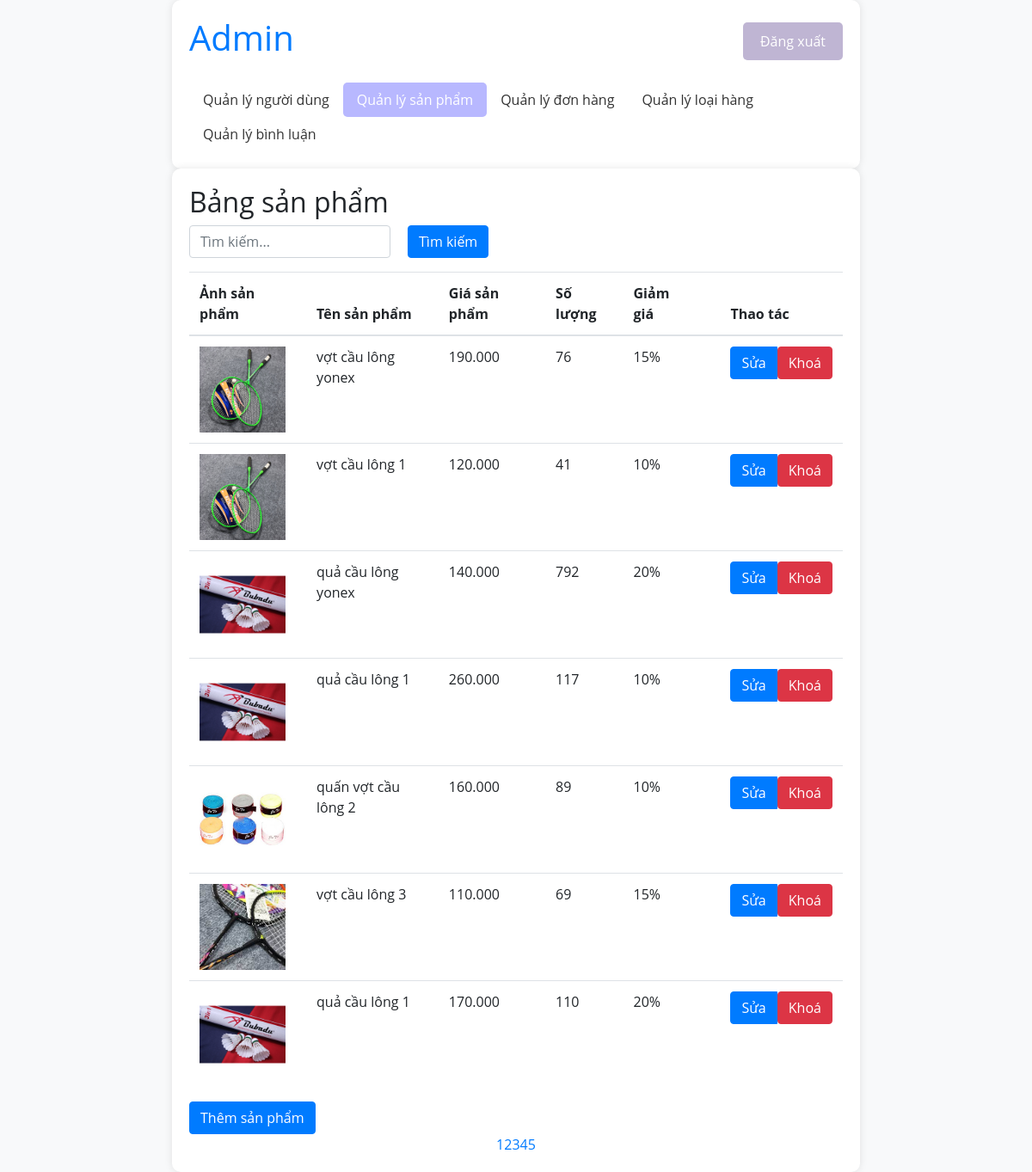
/admin/products.php, run on the app's committed database.
### tables this page shows
CREATE TABLE `product` (
  `IdPro` int(11) NOT NULL,
  `NamePro` varchar(200) NOT NULL,
  `PricePro` int(11) NOT NULL,
  `QtyPro` int(11) NOT NULL,
  `DateAdd` date NOT NULL DEFAULT current_timestamp(),
  `ImgPro` varchar(1000) NOT NULL,
  `SalePro` int(11) NOT NULL,
  `DesPro` varchar(10000) NOT NULL,
  `IdCate` int(11) NOT NULL,
  `Status` tinyint(1) NOT NULL DEFAULT 1
);

### admin/products.php (the view, shortened to what this page needs)
<?php
function formatCurrency($number)
{
    return number_format($number, 0, ',', '.');
}
?>
<!DOCTYPE html>
<html lang="en">
<head>
    <link href="https://stackpath.bootstrapcdn.com/bootstrap/4.5.2/css/bootstrap.min.css" rel="stylesheet">
</head>
<body>
    <div class="container">
        <div class="header">
            <a href="admin.php"><h1>Admin</h1></a>
            <a href="action/logout.php" class="logout-button">Đăng xuất</a>
        </div>
        <ul class="nav">
            <li class="nav-item">
                <a href="admin.php" class="nav-link ">Quản lý người dùng</a>
            </li>
            <li class="nav-item">
                <a href="products.php" class="nav-link active ">Quản lý sản phẩm</a>
            </li>
            <li class="nav-item">
                <a href="orders.php" class="nav-link">Quản lý đơn hàng</a>
            </li>
            <li class="nav-item">
                <a href="category.php" class="nav-link">Quản lý loại hàng</a>
            </li>
            <li class="nav-item">
                <a href="cmt.php" class="nav-link">Quản lý bình luận</a>
            </li>
        </ul>
    </div>
    <div class="container">
        <h2>Bảng sản phẩm</h2>
        <div class="input-group mb-3">
            <form action="products.php" id="searchForm" class="form-inline" method="POST">
                <div class="form-group">
                    <input type="text" class="form-control" id="searchInput" name="searchInput" placeholder="Tìm kiếm...">
                </div>
                <button type="submit" name="findpr" class="btn btn-primary" style="margin-left: 20px;">Tìm kiếm</button>
            </form>
        </div>
        <table class="table">
            <thead>
                <tr>
                    <th>Ảnh sản phẩm</th>
                    <th>Tên sản phẩm</th>
                    <th>Giá sản phẩm</th>
                    <th>Số lượng</th>
                    <th>Giảm giá</th>
                    <th></th>
                    <th>Thao tác</th>
                </tr>
            </thead>
            <tbody id="productTable">
                <?php
                include 'action/connect.php';
                $page = isset($_GET['page']) ? $_GET['page'] : 1;
$records_per_page = 7;
$offset = ($page - 1) * $records_per_page;
                if (isset($_POST['findpr'])) {
                    $key = $_POST['searchInput'];
                    $sql = "SELECT * FROM product WHERE NamePro LIKE '%$key%' LIMIT $offset, $records_per_page";
                    $_SESSION['current_tab'] = 'products';
                } else {
                    $sql = "SELECT * FROM product LIMIT $offset, $records_per_page";
                }
                $result = $conn->query($sql);
                if ($result->num_rows > 0) {
                    while ($row = $result->fetch_assoc()) {
                        ?>
                        <tr>
                            <td><img src="imgprd/<?php echo $row['ImgPro']; ?>" style="width: 100px;"></td>
                            <td><?php echo $row['NamePro']; ?></td>
                            <td><?php echo formatCurrency($row['PricePro']); ?></td>
                            <td><?php echo $row['QtyPro']; ?></td>
                            <td><?php echo $row['SalePro']; ?>%</td>
                            <td>
<td>
                                        <div class="btn-group" role="group">
                                            <button type="button" class="btn btn-primary btn-action" onclick="showEditForm(<?php echo $row['IdPro'] ?>)">Sửa</button>
                                            <form action="products.php" method="POST">
                                            <?php if($row['Status'] == '1') {?>
                                            <button type="submit" name="block" class="btn btn-danger btn-action">Khoá</button>
                                            <?php }
                                            else{?>
                                                <button type="submit" name="unblock" class="btn btn-danger btn-action">Mở khoá</button>
                                           <?php }
                                            ?>
                                            </form>
                                        </div>
                                    </td>
                                </tr>
                        <?php
                            }
                        }
                        ?>
                    </tbody>
                </table>
                <button id="addButton" class="btn btn-primary">Thêm sản phẩm</button>
            <div class="text-center" style="width: 100%; margin: auto;">
    <div class="pagination center-pagination" style="display: flex; justify-content: center;">
        <?php
        if (isset($_POST['findpr'])) {
            $key = $_POST['searchInput'];
            $sql_total_records = "SELECT COUNT(*) AS total FROM product WHERE NamePro LIKE '%$key%'";
        } else {
            $sql_total_records = "SELECT COUNT(*) AS total FROM product";
        }
        $result_total_records = $conn->query($sql_total_records);
        $total_rows = $result_total_records->fetch_assoc()['total'];
        $total_pages = ceil($total_rows / $records_per_page);
        for ($i = 1; $i <= $total_pages; $i++) {
            if (isset($_POST['findpr'])) {
                echo "<a href='?page=$i&searchInput=$key'>$i</a> ";
            } else {
                echo "<a href='?page=$i'>$i</a> ";
            }
        }
        ?>
    </div>
</div>
</div>

### admin/products.php (style rules this page uses)
body { font-family: "Open Sans", -apple-system, BlinkMacSystemFont, "Segoe UI", Roboto, Oxygen-Sans, Ubuntu, Cantarell, "Helvetica Neue", Helvetica, Arial, sans-serif; background-color: #f8f9fa; }
.container { max-width: 800px; margin: 0 auto; padding: 20px; background-color: #fff; border-radius: 10px; box-shadow: 0px 0px 10px 0px rgba(0, 0, 0, 0.1); }
.header { display: flex; justify-content: space-between; align-items: center; margin-bottom: 20px; }
.logout-button { background-color: #bfb5d3; color: white; border: none; padding: 10px 20px; text-align: center; text-decoration: none; font-size: 16px; cursor: pointer; border-radius: 5px; }
.nav-link { color: #333; }
.active { background-color: #b8b8ff; color: #fff; border-radius: 5px; padding: 8px 16px; }

### data on the page
product: ImgPro (picture), NamePro "vợt cầu lông yonex", PricePro "190.000", QtyPro "76", SalePro "15", Status "Khoá"
product: ImgPro (picture), NamePro "vợt cầu lông 1", PricePro "120.000", QtyPro "41", SalePro "10", Status "Khoá"
product: ImgPro (picture), NamePro "quả cầu lông yonex", PricePro "140.000", QtyPro "792", SalePro "20", Status "Khoá"
product: ImgPro (picture), NamePro "quả cầu lông 1", PricePro "260.000", QtyPro "117", SalePro "10", Status "Khoá"
product: ImgPro (picture), NamePro "quấn vợt cầu lông 2", PricePro "160.000", QtyPro "89", SalePro "10", Status "Khoá"
product: ImgPro (picture), NamePro "vợt cầu lông 3", PricePro "110.000", QtyPro "69", SalePro "15", Status "Khoá"
product: ImgPro (picture), NamePro "quả cầu lông 1", PricePro "170.000", QtyPro "110", SalePro "20", Status "Khoá"
